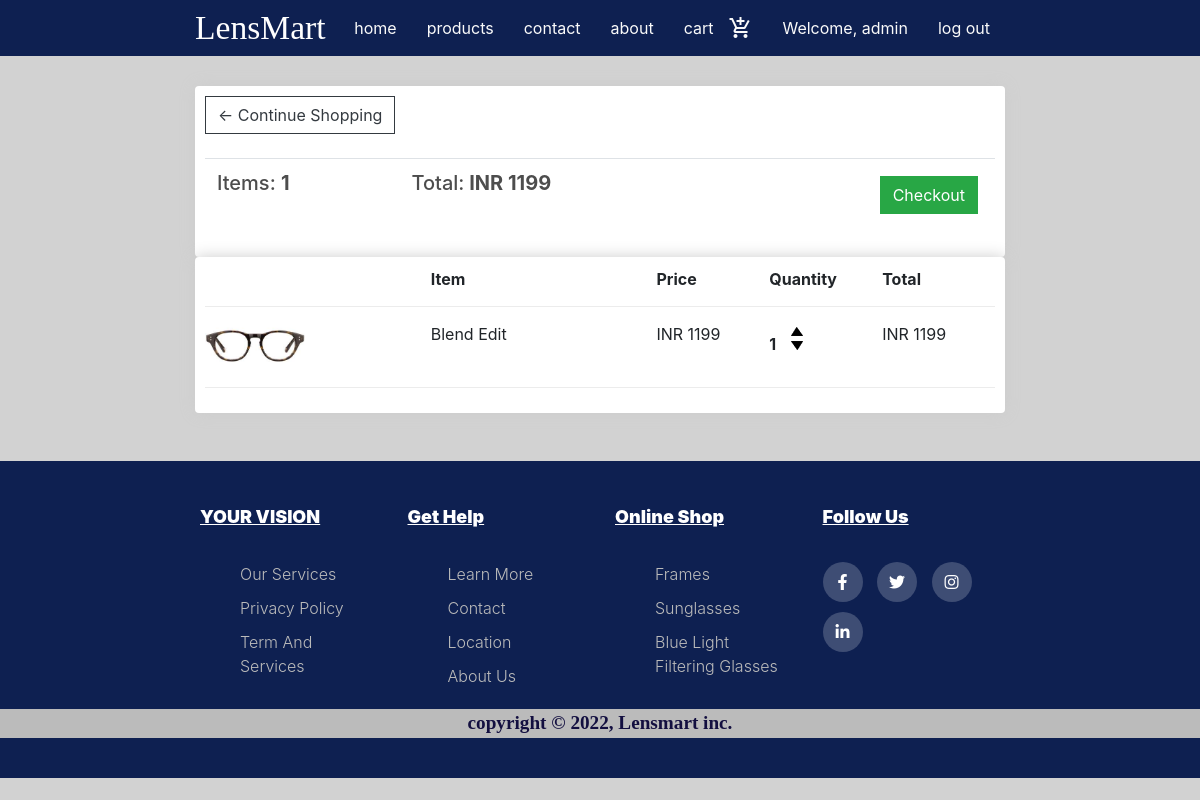
The page /mycart (signed in) on the database its author committed.
### home/models.py (models this page shows, shortened)
class Order(models.Model):
    customer = models.ForeignKey(Customer, on_delete=models.SET_NULL, blank=True, null=True)
    date_orderd = models.DateTimeField(auto_now_add=True)
    complete = models.BooleanField(default=False, null=True, blank=False)
    transaction_id = models.CharField(max_length=50, null=True)
    @property
    def get_cart_total(self):
        orderItems = self.orderitem_set.all()
        total = sum([item.get_total for item in orderItems])
        return total
    @property
    def get_cart_items(self):
        orderItems = self.orderitem_set.all()
        total = sum([item.quantity for item in orderItems])
        return total

class OrderItem(models.Model):
    product = models.ForeignKey(Product, on_delete=models.SET_NULL, blank=True, null=True)
    order = models.ForeignKey(Order, on_delete=models.SET_NULL, blank=True, null=True)
    quantity = models.IntegerField(default=0)
    date_added = models.DateTimeField(auto_now_add=True)
    @property
    def get_total(self):
        total = self.product.price * self.quantity
        return total

class Product(models.Model):
    name = models.CharField(max_length=50)
    price = models.IntegerField()
    image = models.ImageField(null=True,blank=True)
    @property
    def imageURL(self):
        try:
            url=self.image.url
        except:
            url = ''
        return url

### home/views.py (the view)
# urls.py: path('mycart', views.mycart, name="mycart.html"),
def mycart(request):
    if request.user.is_authenticated:
        customer = request.user.customer
        order, created = Order.objects.get_or_create(customer=customer, complete=False)
        items = order.orderitem_set.all()
        cartItems = order.get_cart_items
    context = {'items':items, 'order':order, 'cartItems':cartItems}
    return render(request, 'mycart.html', context)

### templates/mycart.html (shortened to what this page needs)
{% extends "base.html" %}
{% load static %}
{% block body %}
<div class="container mb-5">
	<div class="row">
		<div class="col-lg-12">
			<div class="box-element">
				<a class="btn btn-outline-dark" href="/products">&#x2190; Continue Shopping</a>
				<br>
				<br>
				<table class="table">
					<tr>
						<th>
							<h5>Items: <strong>{{order.get_cart_items}}</strong></h5>
						</th>
						<th>
							<h5>Total:<strong> INR {{order.get_cart_total}}</strong></h5>
						</th>
						<th>
							<a style="float:right; margin:5px;" class="btn btn-success" href="/checkout">Checkout</a>
						</th>
					</tr>
				</table>
			</div>
			<div class="box-element">
				<div class="cart-row">
					<div style="flex:2"></div>
					<div style="flex:2"><strong>Item</strong></div>
					<div style="flex:1"><strong>Price</strong></div>
					<div style="flex:1"><strong>Quantity</strong></div>
					<div style="flex:1"><strong>Total</strong></div>
				</div>
				{% for item in items %}
				<div class="cart-row">
					<div style="flex:2"><img class="row-image" src="{{item.product.imageURL}}"></div>
					<div style="flex:2">
						<p>{{item.product.name}}</p>
					</div>
					<div style="flex:1">
						<p>INR {{item.product.price|floatformat}}</p>
					</div>
					<div style="flex:1">
						<p class="quantity">{{item.quantity}}</p>
						<div class="quantity">
							<img data-product="{{item.product.id}}" data-action="add" class="chg-quantity update-cart"
								src="{% static 'img/arrow-up.png' %}">
							<img data-product="{{item.product.id}}" data-action="remove"
								class="chg-quantity update-cart" src="{% static  'img/arrow-down.png' %}">
						</div>
					</div>
					<div style="flex:1">
						<p>INR {{item.get_total}}</p>
					</div>
				</div>
				{% endfor %}
			</div>
		</div>
	</div>
</div>
{% endblock body %}

### templates/base.html (shortened to what this page needs)
<!DOCTYPE html>
<html lang="en">
{% load static %}
<head>
    <link rel="stylesheet" href="https://cdn.jsdelivr.net/npm/bootstrap@4.3.1/dist/css/bootstrap.min.css"
>
    <link rel="stylesheet" href="/static/css/app.css">
    <link rel="stylesheet" type="text/css"
        href="https://cdnjs.cloudflare.com/ajax/libs/font-awesome/5.15.1/css/all.min.css">
</head>
<body>
    <nav style="background-color: rgb(14, 32, 81);">
        <div class="container nav-wrapper">
            <a style="font-family: cursive" href="/" class="brand-logo">LensMart</a>
            <ul id="nav-mobile" class="right hide-on-med-and-down">
                <li><a class="grey-text text-lighten-5" href="/">home</a></li>
                <li><a class="grey-text text-lighten-5" href="/products">products</a></li>
                <li><a class="grey-text text-lighten-5" href="/location">contact</a></li>
                <li><a class="grey-text text-lighten-5" href="/about">about</a></li>
                {% if user.is_authenticated %}
                <li><a class="grey-text text-lighten-5" href="/mycart">cart <i
                            class="material-icons right">add_shopping_cart</i></a></li>
                <li class="tab disabled"><a class="grey-text text-lighten-5" href="#">Welcome, {{user.first_name}}</a>
                </li>
                <li><a {% comment %}onclick="M.toast({html: 'I am a toast'})" {% endcomment %}
                        class="grey-text text-lighten-5" href="/logout">log out</a></li>
                {% else %}
                <li><a class="grey-text text-lighten-5" href="/login">log in</a></li>
                {% endif %}
            </ul>
        </div>
    </nav>
    {% block body %}
    {% endblock body %}
    <footer class="footer">
        <div class="container">
            <div class="fucont">
                <div class="row">
                    <div class="focol">
                        <h4>YOUR VISION</h4>
                        <ul>
                            <li><a href="/products">our services</a></li>
                            <li><a href="#">privacy policy</a></li>
                            <li><a href="#">term and services</a></li>
                        </ul>
                    </div>
                    <div class="focol">
                        <h4>get help</h4>
                        <ul>
                            <li><a href="/about">learn more</a></li>
                            <li><a href="/location">contact</a></li>
                            <li><a href="/location">location</a></li>
                            <li><a href="/about">about us</a></li>
                        </ul>
                    </div>
                    <div class="focol">
                        <h4>online shop</h4>
                        <ul>
                            <li><a href="/products">frames</a></li>
                            <li><a href="/products">sunglasses</a></li>
                            <li><a href="/products">blue light filtering glasses</a></li>
                        </ul>
                    </div>
                    <div class="focol">
                        <h4>follow us</h4>
                        <div class="socials">
                            <a href="https://www.facebook.com/" target="_blank"><i class="fab fa-facebook-f"></i></a>
                            <a href="https://twitter.com/iLavishq" target="_blank"><i class="fab fa-twitter"></i></a>
                            <a href="https://www.instagram.com/" target="_blank"><i class="fab fa-instagram"></i></a>
                            <a href="https://in.linkedin.com/" target="_blank"><i class="fab fa-linkedin-in"></i></a>
                        </div>
                    </div>
                </div>
            </div>
        </div>
        <div class="copy"> copyright © 2022, Lensmart inc.</div>
    </footer>
</body>
</html>

### lensmart/static/css/app.css (style rules this page uses)
body { background-color: hsl(0, 0%, 98%); }
h1, h2, h3, h4, h5, h6 { color: hsl(0, 0%, 30%); }
.box-element { box-shadow: hsl(0, 0%, 80%) 0 0 16px; background-color: #fff; border-radius: 4px; padding: 10px; }
.col-lg-4, .col-lg-6, .col-lg-8, .col-lg-12 { margin-top: 30px; }
.btn { border-radius: 0; }
.row-image { width: 100px; }
.cart-row { display: flex; align-items: flex-stretch; padding-bottom: 15px; margin-bottom: 15px; border-bottom: 1px solid #ececec; }
.quantity { display: inline-block; font-weight: 700; padding-right: 10px; }
.chg-quantity { width: 12px; cursor: pointer; display: block; margin-top: 5px; transition: .1s; }
.container { margin: 0 auto; max-width: 1280px; width: 90%; }
@media only screen and (min-width: 601px) { .container { width: 85%; } }
@media only screen and (min-width: 993px) { .container { width: 70%; } }
.nav-wrapper { min-height: 56px; height: auto; }
nav .nav-wrapper { position: relative; height: 100%; }
@media only screen and (min-width: 601px) { nav, nav .nav-wrapper i, nav a.sidenav-trigger, nav a.sidenav-trigger i { height: 64px; line-height: 64px; } }
nav .brand-logo { position: absolute; color: #fff; display: inline-block; font-size: 2.1rem; padding: 0; }
nav ul { margin: 0; }
nav ul li { -webkit-transition: background-color .3s; transition: background-color .3s; float: left; padding: 0; }
nav ul a { -webkit-transition: background-color .3s; transition: background-color .3s; font-size: 1rem; color: #fff; display: block; padding: 0 15px; cursor: pointer; }
a { text-decoration: none; }
i.right { float: right; margin-left: 15px; }
.right { float: right !important; }
.grey-text { color: #9e9e9e !important; }
.grey-text.text-lighten-5 { color: #fafafa !important; }
nav, section { display: block; }
nav { color: #fff; background-color: #3d69e3; width: 100%; height: 56px; line-height: 56px; }
nav a { color: #fff; }
nav i, nav [class^="mdi-"], nav [class*="mdi-"], nav i.material-icons { display: block; font-size: 24px; height: 56px; line-height: 56px; }
.fucont { max-width: 900px; margin: 5px; }
.row { display: flex; flex-wrap: wrap; }
ul { list-style: none; }
.footer { background-color: #0e2051; padding: 40px 0; }
.focol { width: 25%; padding: 0 15px; }
.focol h4 { font-size: 18px; color: rgb(255, 255, 255); text-decoration: underline; text-transform: capitalize; margin-bottom: 35px; font-weight: 900; position: relative; }
.focol ul li:not(:last-child) { margin-bottom: 10px; }
.focol ul li a { font-size: 16px; text-transform: capitalize; color: #fff; text-decoration: none; font-weight: 300; color: #bbb; display: block; transition: all 0.3s ease; }
.focol .socials a { display: inline-block; height: 40px; width: 40px; background-color: rgba(255, 255, 255, 0.2); margin: 0 10px 10px 0; text-align: center; line-height: 40px; border-radius: 50%; color: #ffffff; transition: all 0.5s ease; }
footer .copy { background-color: #bbb; font-size: larger; color: #130f40; font-weight: 900; text-align: center; font-family: 'Poppins', cursive; }

### templates/base.html (style rules this page uses)
body { background-color: rgb(210, 210, 210); }
nav ul li a { color: hsl(210deg 100% 16%); }

### rows shown on the page
Order: get_cart_items "1", get_cart_total "1199"
OrderItem: product.imageURL (picture), product.name "Blend Edit", product.price "1199", quantity "1", get_total "1199"

### other values the page prints
{{ user.first_name }} "admin"
